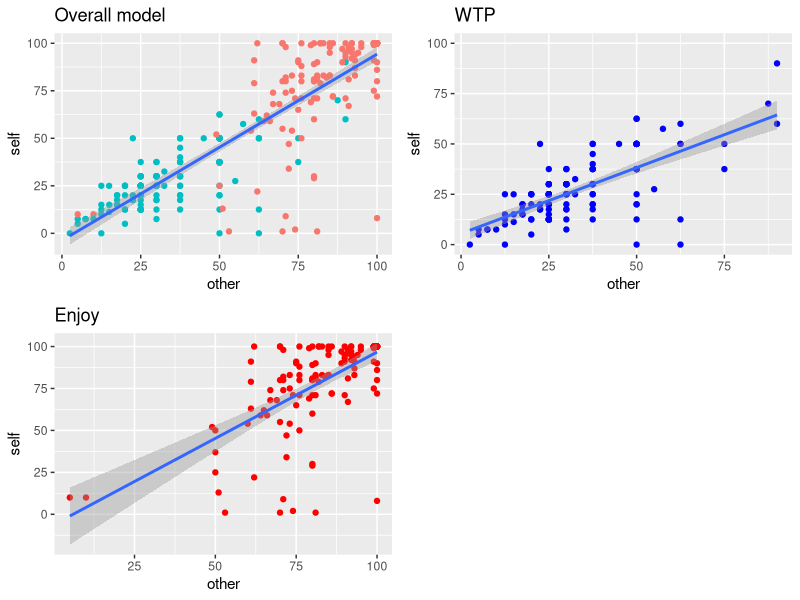
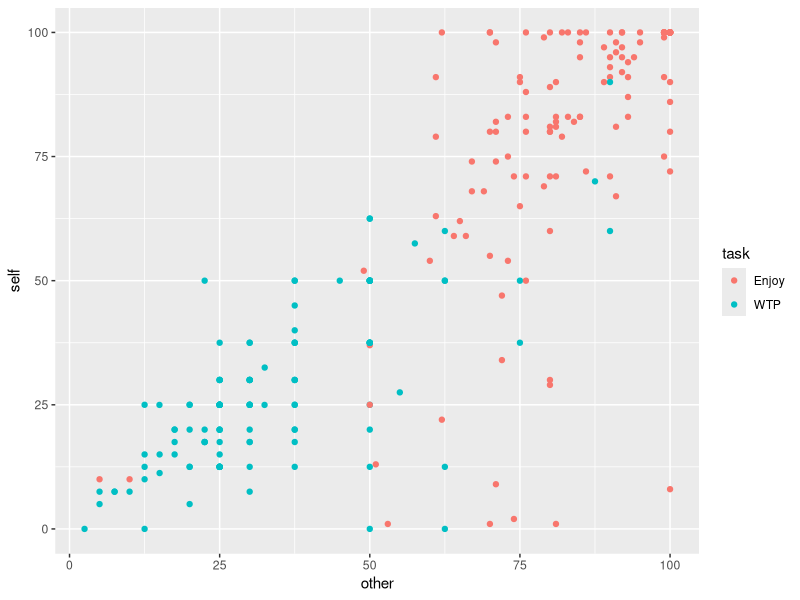
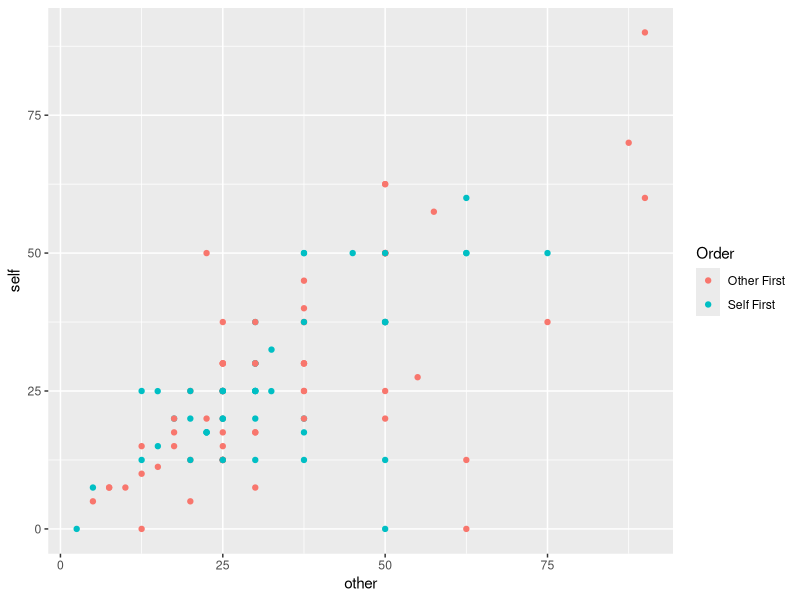
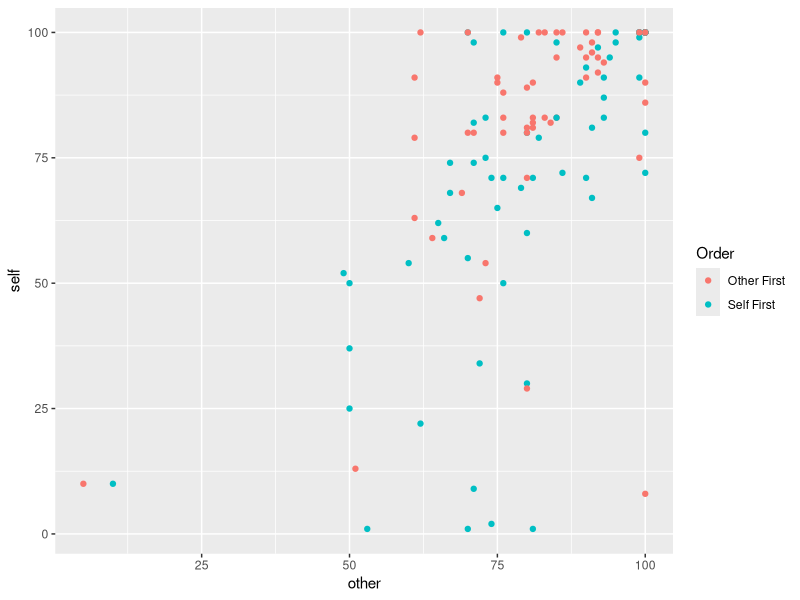
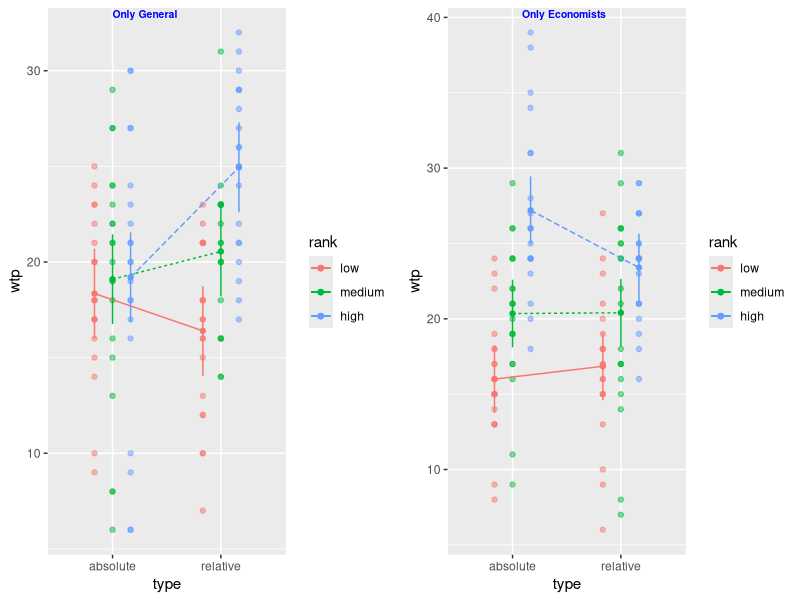
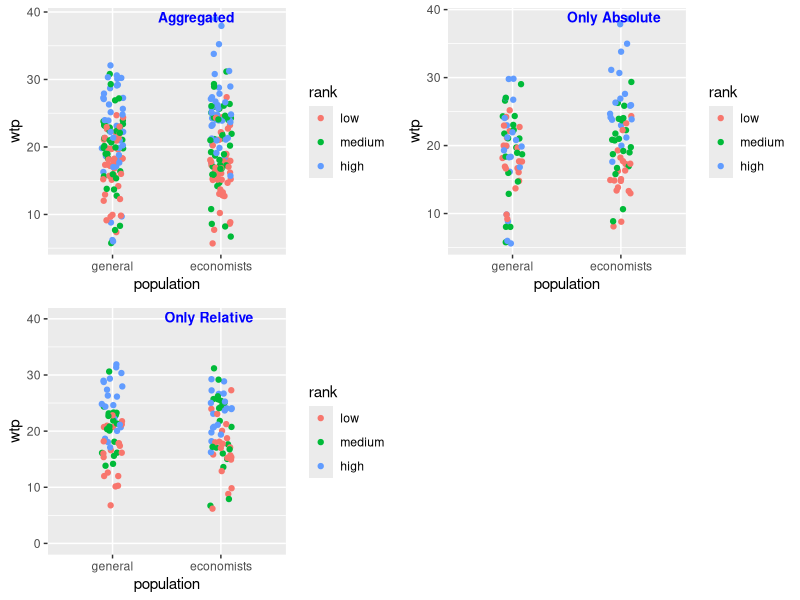
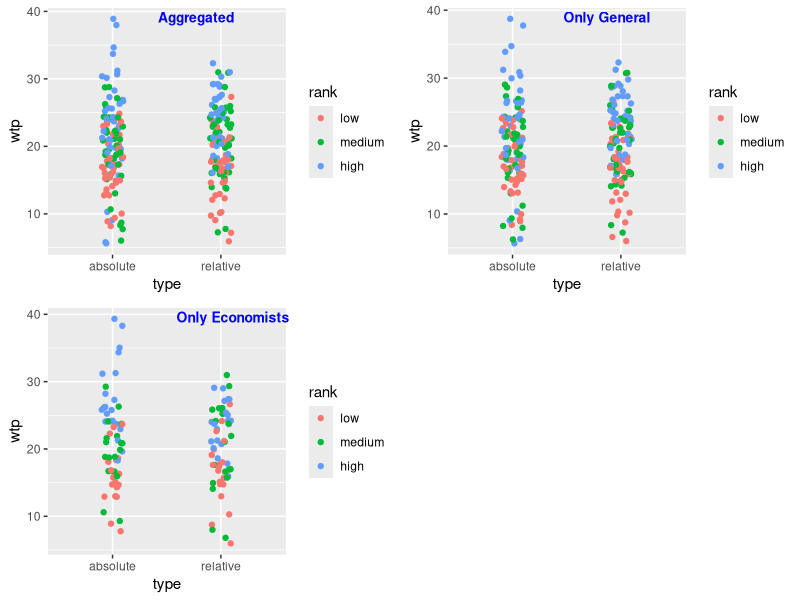

Recreate these plots in R, in order.
## ---- chunk 1
knitr::opts_chunk$set(echo = FALSE)

library(tidyverse)
library(ggplot2)
library(cowplot)
library(afex)
library(emmeans)

#Reading the data
d1 <- read_csv('self_other_judgments.csv')
d2 <- read_csv("wtp_factorial.csv")
## ---- chunk 2
p1 <- d1 %>% ggplot(aes(x=other, y= self)) +
  geom_point(aes(color = task), show.legend = F)+
  geom_smooth(method = "lm")+
  labs(title = "Overall model")

p2 <- d1 %>% filter(task == "WTP") %>%
  ggplot(aes(x= other, y=self))+
  geom_point(color = "blue", show.legend = F)+
  geom_smooth(method = "lm")+
  labs(title = "WTP")+
  coord_cartesian(ylim = c(0,100))

p3 <- d1 %>% filter(task == "Enjoy") %>%
  ggplot(aes(x= other, y=self))+
  geom_point(color = "red", show.legend = F)+
  geom_smooth(method = "lm")+
  labs(title = "Enjoy")
## ---- chunk 3
cowplot::plot_grid(p1,p2,p3, ncol = 2)+
  labs(caption = "abc")
## ---- chunk 4

d1 <- d1 %>% mutate( task = factor(task), Order = factor(Order))
d1 <- d1[!duplicated(d1$pid),]

#Exploring the data

#Seeing if there is any visual difference in 'Enjoy' and 'WTP'
d1 %>% ggplot(aes(x=other, y= self)) +
  geom_point(aes(color = task))
#Take away : WTP values are significantly lower than Enjoy values (for both Self and Other)

#Running the model with all data points
whole_model <- lm(self~other, data = d1)
summary(whole_model)
#Take away: 'Other' is significant. R^2 value : 0.735

#Checking if inclusion of 'task' makes any difference
model <- lm(self ~ other * task, data = d1)
summary(model)
#Take away : Interaction seem statistically significant for this model. R^2 value = 0.75


#Plotting all the information that we have got
p1 <- d1 %>% ggplot(aes(x=other, y= self)) +
  geom_point(aes(color = task))+
  geom_smooth(method = "lm")+
  labs(title = "Overall model")

p2 <- d1 %>% filter(task == "WTP") %>%
  ggplot(aes(x= other, y=self))+
  geom_point(color = "blue", show.legend = F)+
  geom_smooth(method = "lm")+
  labs(title = "WTP")+
  coord_cartesian(ylim = c(0,100))

p3 <- d1 %>% filter(task == "Enjoy") %>%
  ggplot(aes(x= other, y=self))+
  geom_point(color = "red", show.legend = F)+
  geom_smooth(method = "lm")+
  labs(title = "Enjoy")
  


#Models for WTP

d_WTP <- d1 %>% filter(task == "WTP")
model_WTP <- lm(self ~ other, data = d_WTP)
summary(model_WTP)

dummy_wtp_self <- d1 %>% filter(task == "WTP", Order == "Self First") 
dummy_model_wtp_self <- lm(self ~ other, data = dummy_wtp_self)
summary(dummy_model_wtp_self)

dummy_wtp_other <- d1 %>% filter(task == "WTP", Order == "Other First") 
dummy_model_wtp_other <- lm(self ~ other, data = dummy_wtp_other)
summary(dummy_model_wtp_other)

#Visualising the above two models 
ggplot(d_WTP, aes(x= other, y=self))+
  geom_point(aes(color = Order))

#Models for Enjoy

d_enjoy <- d1 %>% filter(task == "Enjoy")
model_enjoy <- lm(self ~ other, data = d_enjoy)
summary(model_enjoy)

dummy_enjoy_other <- d1 %>% filter(task == "Enjoy", Order == "Other First") 
dummy_model_enjoy_other <- lm(self ~ other, data = dummy_enjoy_other)
summary(dummy_model_enjoy_other)

dummy_enjoy_self <- d1 %>% filter(task == "Enjoy", Order == "Self First") 
dummy_model_enjoy_self <- lm(self ~ other, data = dummy_enjoy_self)
summary(dummy_model_enjoy_self)

#Visualising the above two models
ggplot(d_enjoy, aes(x= other, y = self))+
  geom_point(aes(color = Order))



## ---- chunk 5

#Changing into factors with different names
d2 <- d2 %>% mutate(population_1 = ifelse(population == "general", 1, 2), rank_1 = ifelse(rank == "low", 1, ifelse(rank == "medium", 2,3)), population_1 = factor(population_1, levels = 1:2, labels = c("general","economists")), rank_1 = factor(rank_1, levels = 1:3, labels = c("low","medium","high")), type = factor(type)) %>% select(-c(population,rank)) 

#Changing back to original names
d2 <- d2 %>% mutate(population = population_1, rank = rank_1) %>% select(id,type,population,rank,wtp)


d2_general <- d2 %>% filter(population == "general")
d2_economists <- d2 %>% filter(population == "economists")

anova1 <- aov_car(data = d2_general, formula = wtp ~ type * rank + Error(id))
anova2 <- aov_car(data = d2_economists, formula = wtp ~ type * rank + Error(id))

an1 <- afex_plot(anova1, x = "type", trace = "rank", mapping = c("color", "linetype"))
an2 <- afex_plot(anova2, x = "type", trace = "rank", mapping = c("color", "linetype"))
## ---- chunk 6
cowplot::plot_grid(an1, an2, labels = c("Only General", "Only Economists"), label_size = 7.5, label_colour = "blue", label_x = 0.2, label_y = 0.99)
## ---- chunk 7


#Changing into factors with different names
d2 <- d2 %>% mutate(population_1 = ifelse(population == "general", 1, 2), rank_1 = ifelse(rank == "low", 1, ifelse(rank == "medium", 2,3)), population_1 = factor(population_1, levels = 1:2, labels = c("general","economists")), rank_1 = factor(rank_1, levels = 1:3, labels = c("low","medium","high")), type = factor(type)) %>% select(-c(population,rank)) 

#Changing back to original names
d2 <- d2 %>% mutate(population = population_1, rank = rank_1) %>% select(id,type,population,rank,wtp)

#Exploring the data to see some patterns
a1 <- d2 %>%
  ggplot(aes(y = wtp, x= population)) +
  geom_jitter(aes(color = rank), width = 0.1)

a2 <- d2 %>% filter(type == "absolute") %>%
  ggplot(aes(y = wtp, x= population)) +
  geom_jitter(aes(color = rank), width = 0.1)

a3 <- d2 %>% filter(type == "relative") %>%
  ggplot(aes(y = wtp, x= population)) +
  geom_jitter(aes(color = rank), width = 0.1)+
  coord_cartesian(ylim = c(0,40))

cowplot::plot_grid(a1,a2,a3, labels = c("Aggregated", "Only Absolute", "Only Relative"), label_size = 10, label_colour = "blue", label_x = 0.3, label_y = 0.98)

a4 <- d2 %>%
  ggplot(aes(y = wtp, x= type)) +
  geom_jitter(aes(color = rank), width = 0.1)

a5 <- d2 %>% filter(population == "general") %>%
  ggplot(aes(y = wtp, x= type)) +
  geom_jitter(aes(color = rank), width = 0.1)

a6 <- d2 %>% filter(population == "economists") %>%
  ggplot(aes(y = wtp, x= type)) +
  geom_jitter(aes(color = rank), width = 0.1)

cowplot::plot_grid(a4,a4,a6, labels = c("Aggregated", "Only General", "Only Economists"), label_size = 10, label_colour = "blue", label_x = 0.3, label_y = 0.98)

#Trying out ANOVA with interaction 
d2_general <- d2 %>% filter(population == "general")
d2_economists <- d2 %>% filter(population == "economists")

anova1 <- aov_car(data = d2_general, formula = wtp ~ type * rank + Error(id))
anova2 <- aov_car(data = d2_economists, formula = wtp ~ type * rank + Error(id))

an1 <- afex_plot(anova1, x = "type", trace = "rank", mapping = c("color", "linetype"))
an2 <- afex_plot(anova2, x = "type", trace = "rank", mapping = c("color", "linetype"))

anova1
anova2

em1 <- emmeans(anova1, c("type","rank"))
em2 <- emmeans(anova2, c("type","rank"))

contr <- list(al_vs_rl = c(1,-1,0,0,0,0), am_vs_rm = c(0,0,1,-1,0,0), ah_vs_rh = c(0,0,0,0,-1,1))
contrast(em1, contr, adjust = "holm")
contrast(em2, contr, adjust = "holm")
